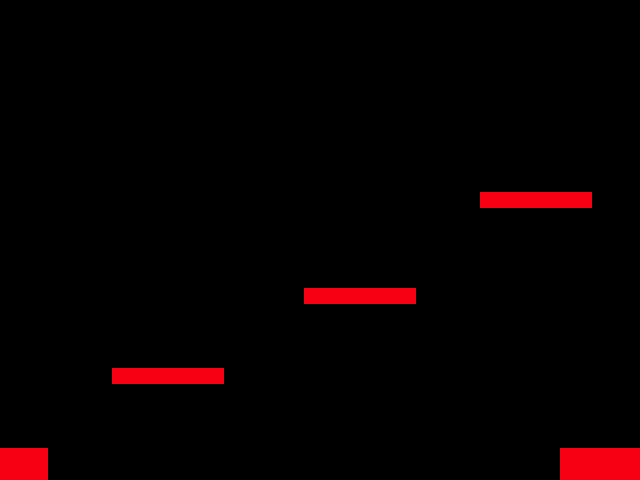

This game map was drawn from its Tiled (.tmx) file and the tilesets committed beside it. A one-line description and the trimmed map source follow:
An orthogonal 40x30 tile map with 16x16 px tiles, 1 tile layer (collision), 2 hidden layers not drawn, 2 tilesets.

<map version="1.0" orientation="orthogonal" width="40" height="30" tilewidth="16" tileheight="16">
 <tileset firstgid="1" name="collision" tilewidth="16" tileheight="16">
  <image source="red.png" width="128" height="51" />
 </tileset>
 <tileset firstgid="25" name="grasstile" tilewidth="16" tileheight="16">
  <image source="grasstile.png" width="80" height="80" />
 </tileset>
 <layer name="collision" width="40" height="30">
  <data>[1200 cells, 37 non-empty, 1 distinct tile ids]</data>
 </layer>
 <layer name="Grass 0" width="40" height="30" visible="0">
  <data>[1200 cells, 37 non-empty, 10 distinct tile ids]</data>
 </layer>
 <layer name="Grass 1" width="40" height="30" visible="0">
  <data>[1200 cells, 21 non-empty, 5 distinct tile ids]</data>
 </layer>
</map>
